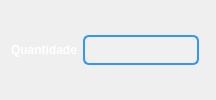
                  <widget class="QFrame" name="frame_quantidade_2">
                   <property name="sizePolicy">
                    <sizepolicy hsizetype="Expanding" vsizetype="Expanding">
                     <horstretch>0</horstretch>
                     <verstretch>0</verstretch>
                    </sizepolicy>
                   </property>
                   <property name="frameShape">
                    <enum>QFrame::NoFrame</enum>
                   </property>
                   <property name="frameShadow">
                    <enum>QFrame::Raised</enum>
                   </property>
                   <layout class="QHBoxLayout" name="horizontalLayout_4">
                    <item>
                     <layout class="QHBoxLayout" name="layout_quantidade">
                      <item>
                       <widget class="QLabel" name="label_quantidade">
                        <property name="sizePolicy">
                         <sizepolicy hsizetype="Expanding" vsizetype="Expanding">
                          <horstretch>0</horstretch>
                          <verstretch>0</verstretch>
                         </sizepolicy>
                        </property>
                        <property name="styleSheet">
                         <string notr="true">QLabel {
    color: white;
    text-align: center; /* Centraliza o texto horizontalmente */
    vertical-align: middle; /* Centraliza o texto verticalmente */
}
</string>
                        </property>
                        <property name="text">
                         <string>&lt;html&gt;&lt;head/&gt;&lt;body&gt;&lt;p&gt;&lt;span style=&quot; font-weight:600;&quot;&gt;Quantidade&lt;/span&gt;&lt;/p&gt;&lt;/body&gt;&lt;/html&gt;</string>
                        </property>
                       </widget>
                      </item>
                      <item>
                       <widget class="QLineEdit" name="txt_quantidade">
                        <property name="sizePolicy">
                         <sizepolicy hsizetype="Expanding" vsizetype="Expanding">
                          <horstretch>0</horstretch>
                          <verstretch>0</verstretch>
                         </sizepolicy>
                        </property>
                        <property name="maximumSize">
                         <size>
                          <width>16777215</width>
                          <height>30</height>
                         </size>
                        </property>
                        <property name="styleSheet">
                         <string notr="true">QLineEdit {
    background-color: rgb(240, 240, 240); /* Cor de fundo cinza claro */
    border: 2px solid rgb(50, 150, 250); /* Borda azul */
    border-radius: 6px; /* Cantos arredondados */
    padding: 3px; /* Espaçamento interno */
}
</string>
                        </property>
                       </widget>
                      </item>
                      <item>
                       <widget class="QFrame" name="frame_erro_quantidade">
                        <property name="sizePolicy">
                         <sizepolicy hsizetype="Expanding" vsizetype="Expanding">
                          <horstretch>0</horstretch>
                          <verstretch>0</verstretch>
                         </sizepolicy>
                        </property>
                        <property name="maximumSize">
                         <size>
                          <width>21</width>
                          <height>21</height>
                         </size>
                        </property>
                        <property name="frameShape">
                         <enum>QFrame::NoFrame</enum>
                        </property>
                        <property name="frameShadow">
                         <enum>QFrame::Raised</enum>
                        </property>
                       </widget>
                      </item>
                     </layout>
                    </item>
                   </layout>
                  </widget>
